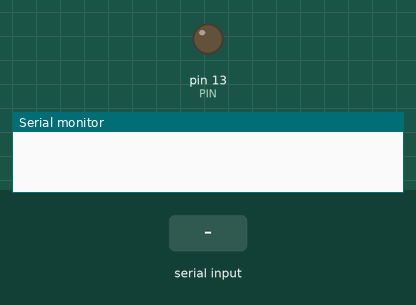
Recording of a sketch running on a simulated Arduino Uno, built with avr-gcc and run on an emulated ATmega328P. Shown: output pins drawn as LEDs (lit = HIGH), the last lines printed to the serial monitor. Inputs (shaded band) come from the test bench.

Above: at 1.2 s.
1.3 s: "a" received over Serial
At 1.8 s:
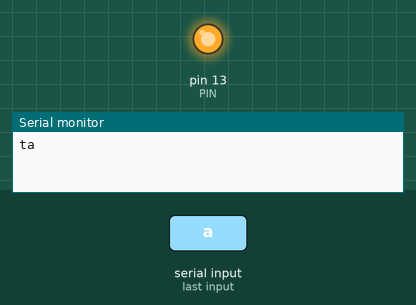
2.8 s: "s" received over Serial
At 4.2 s:
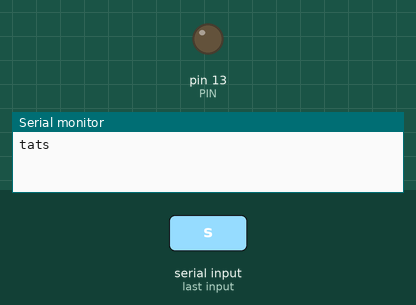
Timing chart, 0 to 5.8 s (numbered marks = the images above; inputs shaded):
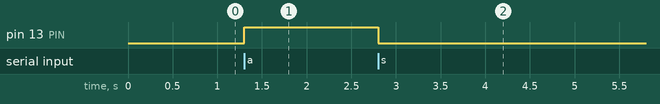

Measured:
- after the input at 1.3 s, pin 13 (PIN): LOW → HIGH at once
- after the input at 2.8 s, pin 13 (PIN): HIGH → LOW at once

The sketch:

slave.ino
```cpp
#define PIN 13
String data;
void setup() {
  // initialize digital pin LED_BUILTIN as an output.
  Serial.begin(115200);
  pinMode(PIN, OUTPUT);
}

// the loop function runs over and over again forever
void loop() {
    if (Serial.available() > 0) {
    receive();
    if(data=="a"){
       digitalWrite(PIN, HIGH);
       Serial.print("ta");
    }
     if(data=="s"){
      digitalWrite(PIN, LOW);
      Serial.print("ts");
    }
  }                     // wait for a second
}

void receive() {
  data = "";
  while (Serial.available() > 0) {
    data = data + char(Serial.read());
    delay(2);
  }
}
```
